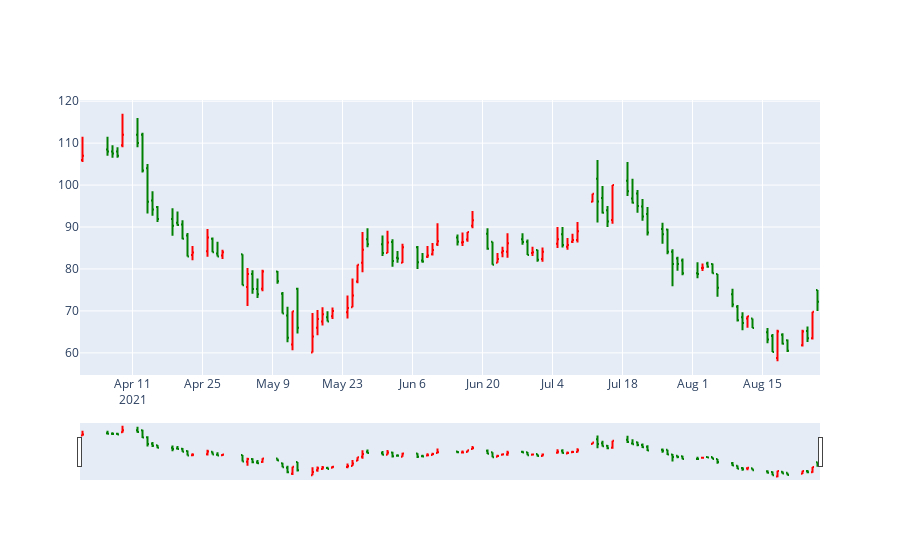

The notebook cell this image was saved under:
### Code cell
fig = go.Figure(data=go.Ohlc(x=df['date'],
                    open=df['open'],
                    high=df['max'],
                    low=df['min'],
                    close=df['close'],                    increasing_line_color= 'red',
                      decreasing_line_color= 'green' ))
fig.show()
